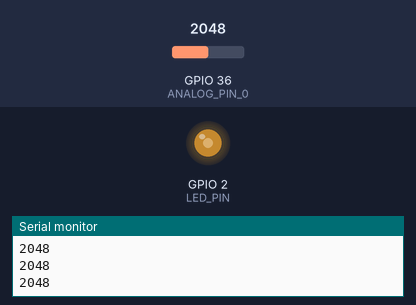
Simulated run of this sketch. Board: ESP32. Parts: output pins drawn as LEDs (lit = HIGH), the last lines printed to the serial monitor. The test bench sets the inputs (shaded band); at power-on: GPIO 36 (ANALOG_PIN_0) = 2048.

Above: at 2.2 s.
2.3 s: GPIO 36 (ANALOG_PIN_0) set to 2866
At 3.7 s:
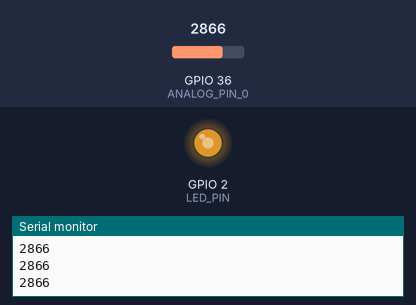
4.0 s: GPIO 36 (ANALOG_PIN_0) set to 3603
At 5.1 s:
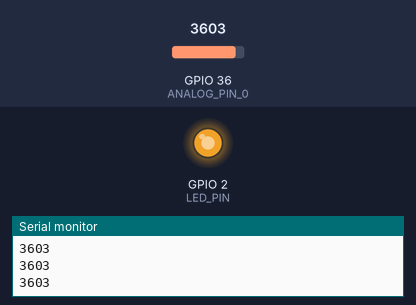
5.5 s: GPIO 36 (ANALOG_PIN_0) set to 491
At 6.3 s:
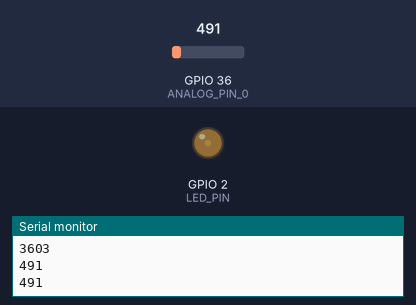
7.0 s: GPIO 36 (ANALOG_PIN_0) set to 2047
At 7.4 s:
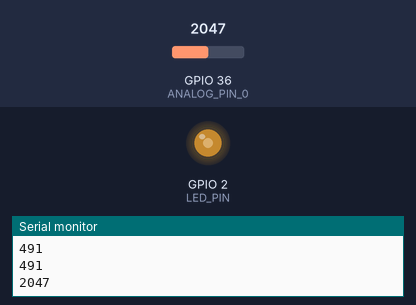
Timing chart, 0 to 9.5 s (numbered marks = the images above; inputs shaded):
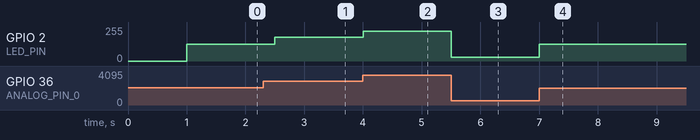

Measured:
- after the input at 2.3 s, GPIO 2 (LED_PIN): 127/255 → 177/255 after 0.20 s
- after the input at 4.0 s, GPIO 2 (LED_PIN): 177/255 → 223/255 at once
- after the input at 5.5 s, GPIO 2 (LED_PIN): 223/255 → 30/255 at once
- after the input at 7.0 s, GPIO 2 (LED_PIN): 30/255 → 127/255 at once

The sketch:

ledcOut.ino
```cpp
/*****************************************************
* ESP32 Analog Input/Output Test
* Analog Input: ADC_1_0 pin ==> GPIO36 (VP).
*               PWM LED pin ==> GPIO02
*
*****************************************************/
//Analog Input
#define ANALOG_PIN_0 36
int analog_value = 0;

// PMW LED
#define LED_PIN 2
int freq = 5000;
int ledChannel = 0;
int resolution = 8;
int dutyCycle = 0;

void setup()
{
  Serial.begin(115200);
  delay(1000); // give me time to bring up serial monitor
  Serial.println("ESP32 Analog IN/OUT Test");

  ledcSetup(ledChannel, freq, resolution);
  ledcAttachPin(LED_PIN, ledChannel);
  ledcWrite(ledChannel, dutyCycle);
}

void loop()
{
  analog_value = analogRead(ANALOG_PIN_0);
  Serial.println(analog_value);
  dutyCycle = map(analog_value, 0, 4095, 0, 255);
  ledcWrite(ledChannel, dutyCycle);
  delay(500);
}
```
